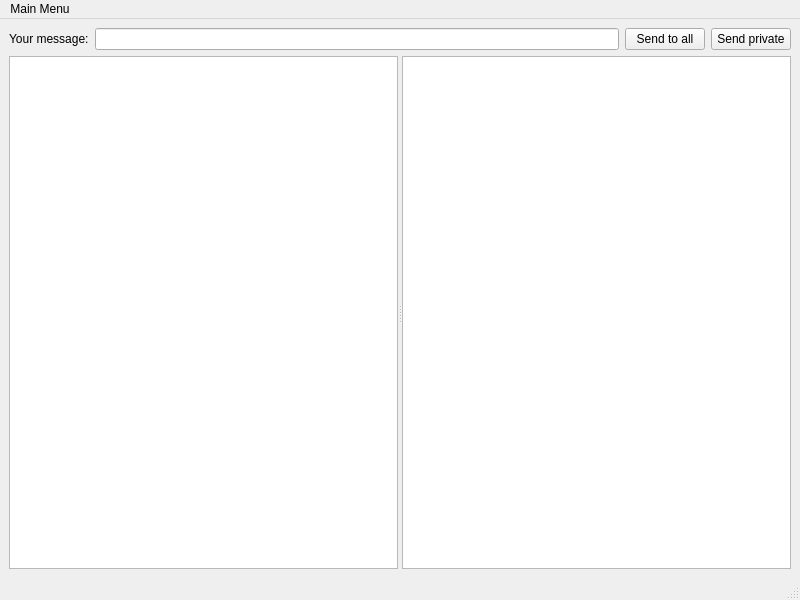
<?xml version="1.0" encoding="UTF-8"?>
<ui version="4.0">
 <class>MainWindow</class>
 <widget class="QMainWindow" name="MainWindow">
  <property name="geometry">
   <rect>
    <x>0</x>
    <y>0</y>
    <width>800</width>
    <height>600</height>
   </rect>
  </property>
  <property name="windowTitle">
   <string>MainWindow</string>
  </property>
  <widget class="QWidget" name="centralwidget">
   <layout class="QVBoxLayout" name="verticalLayout" stretch="0,1">
    <item>
     <layout class="QHBoxLayout" name="horizontalLayout">
      <item>
       <widget class="QLabel" name="label">
        <property name="text">
         <string>Your message:</string>
        </property>
       </widget>
      </item>
      <item>
       <widget class="QLineEdit" name="messageLineEdit"/>
      </item>
      <item>
       <widget class="QPushButton" name="sendMessageButton">
        <property name="text">
         <string>Send to all</string>
        </property>
       </widget>
      </item>
      <item>
       <widget class="QPushButton" name="privateMessageSendButton">
        <property name="text">
         <string>Send private</string>
        </property>
       </widget>
      </item>
     </layout>
    </item>
    <item>
     <widget class="QSplitter" name="splitter">
      <property name="orientation">
       <enum>Qt::Orientation::Horizontal</enum>
      </property>
      <widget class="QTextBrowser" name="commonChatBrowser"/>
      <widget class="QTextBrowser" name="privateChatBrowser"/>
     </widget>
    </item>
   </layout>
  </widget>
  <widget class="QMenuBar" name="menubar">
   <property name="geometry">
    <rect>
     <x>0</x>
     <y>0</y>
     <width>800</width>
     <height>21</height>
    </rect>
   </property>
   <widget class="QMenu" name="menuMain_Menu">
    <property name="title">
     <string>Main Menu</string>
    </property>
    <addaction name="actionClose_this_client"/>
    <addaction name="actionOpen_another_client"/>
    <addaction name="separator"/>
   </widget>
   <addaction name="menuMain_Menu"/>
  </widget>
  <widget class="QStatusBar" name="statusbar"/>
  <action name="actionClose_this_client">
   <property name="text">
    <string>Close this client</string>
   </property>
  </action>
  <action name="actionOpen_another_client">
   <property name="text">
    <string>Open another client</string>
   </property>
  </action>
 </widget>
 <resources/>
 <connections/>
</ui>
